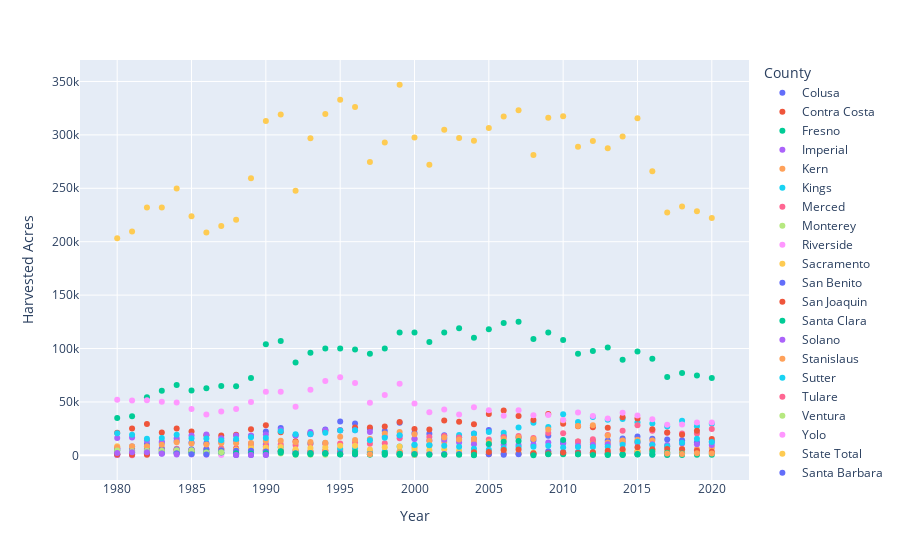

Source (notebook cell):
### Code cell
import plotly.express as px

fig = px.scatter(
    ur_table[ur_table['Crop Name'] == 'TOMATOES PROCESSING'],
    x='Year',
    y='Harvested Acres',
    color='County',
)


fig.show()

### Figure 1 — Plotly figure (JSON) as saved in the notebook; plotly's stock layout.template omitted (floating-point values rounded to 4 significant figures)
{"data": [{"hovertemplate": "County=Colusa<br>Year=%{x}<br>Harvested Acres=%{y}<extra></extra>", "legendgroup": "Colusa", "marker": {"color": "#636efa", "symbol": "circle"}, "mode": "markers", "name": "Colusa", "orientation": "v", "showlegend": true, "type": "scatter", "x": [1987, 1985, 2004, 2006, 2013, 2009, 1980, 2019, 1991, 2001, 1989, 1988, 2011, 2016, 1990, "1986 ", 2002, 1982, 1993, 2015, 2005, 1981, 2000, 2017, 2020, 1995, 1984, 1999, "1996 ", 1992, 2003, 2010, 2008, 2007, 1998, 2018, 1994, 2012, 1997, 1983, 2014], "xaxis": "x", "y": [12800, 12100, 20500, 18400, 13900, 18440, 6060, 12300, 25725, 20250, 17800, 13800, 12700, 15600, 22400, 11300, 18900, 10650, 19700, 17600, 23650, 8190, 20900, 14800, 12700, 31600, 13400, 30500, 29780, 18600, 16900, 11800, 13940, 16500, 22760, 14100, 24100, 13500, 24900, 11900, 15700], "yaxis": "y"}, {"hovertemplate": "County=Contra Costa<br>Year=%{x}<br>Harvested Acres=%{y}<extra></extra>", "legendgroup": "Contra Costa", "marker": {"color": "#EF553B", "symbol": "circle"}, "mode": "markers", "name": "Contra Costa", "orientation": "v", "showlegend": true, "type": "scatter", "x": [1987, 1985, 2004, 2006, 2013, 2009, 1980, 1991, 2001, 1989, 1988, 2011, 1990, "1986 ", 2002, 1982, 1993, 2015, 2005, 1981, 2000, 1995, 1984, 1999, "1996 ", 1992, 2003, 2010, 2008, 2007, 1998, 1994, 2012, 1997, 1983], "xaxis": "x", "y": [6000, 5150, 1060, 1460, 2160, 1710, null, 4100, 1590, 3500, 6500, 1910, 4800, null, 1024, 4939, 3800, 3420, 1080, 4510, 2600, 4050, 5400, 3000, 3830, 4420, 1180, 1630, 1500, 1520, 3070, 4100, 2120, 3310, 4939], "yaxis": "y"}, {"hovertemplate": "County=Fresno<br>Year=%{x}<br>Harvested Acres=%{y}<extra></extra>", "legendgroup": "Fresno", "marker": {"color": "#00cc96", "symbol": "circle"}, "mode": "markers", "name": "Fresno", "orientation": "v", "showlegend": true, "type": "scatter", "x": [1987, 1985, 2004, 2006, 2013, 2009, 1980, 2019, 1991, 2001, 1989, 1988, 2011, 2016, 1990, "1986 ", 2002, 1982, 1993, 2015, 2005, 1981, 2000, 2017, 2020, 1995, 1984, 1999, "1996 ", 1992, 2003, 2010, 2008, 2007, 1998, 2018, 1994, 2012, 1997, 1983, 2014], "xaxis": "x", "y": [64900, 60600, 110000, 124000, 101000, 115000, 34880, 74800, 107000, 106000, 72400, 64800, 95200, 90400, 104000, 62800, 115000, 54370, 96000, 97200, 118000, 36640, 115000, 73400, 72400, 100000, 65800, 115000, 99000, 87000, 119000, 108000, 109000, 125000, 100000, 77100, 100000, 97600, 95000, 60500, 89600], "yaxis": "y"}, {"hovertemplate": "County=Imperial<br>Year=%{x}<br>Harvested Acres=%{y}<extra></extra>", "legendgroup": "Imperial", "marker": {"color": "#ab63fa", "symbol": "circle"}, "mode": "markers", "name": "Imperial", "orientation": "v", "showlegend": true, "type": "scatter", "x": [1987, 1985, 1980, 1989, 1988, 1990, "1986 ", 1982, 1993, 1981, 2000, 1995, 1984, 1999, "1996 ", 1992, 1994, 1983], "xaxis": "x", "y": [2510, 3324, 350, 11200, 4017, 10400, 2999, 2317, 2500, 850, 316, 1028, 3785, 1591, 808, 1877, 1656, 3135], "yaxis": "y"}, {"hovertemplate": "County=Kern<br>Year=%{x}<br>Harvested Acres=%{y}<extra></extra>", "legendgroup": "Kern", "marker": {"color": "#FFA15A", "symbol": "circle"}, "mode": "markers", "name": "Kern", "orientation": "v", "showlegend": true, "type": "scatter", "x": [1987, 1985, 2004, 2013, 1980, 2019, 1991, 2001, 1989, 1988, 2011, 2016, 1990, "1986 ", 2002, 1982, 1993, 2015, 1981, 2000, 2017, 2020, 1995, 1984, 1999, "1996 ", 1992, 2003, 1998, 2018, 1994, 2012, 1997, 1983, 2014], "xaxis": "x", "y": [2400, 4200, 12500, 12000, 5110, 5680, 4100, 9100, 3000, 2600, 13000, 13900, 5200, 2420, 12400, 4950, 3600, 14500, 3330, 7400, 8600, 6880, 5500, 4550, 3600, 4600, 2416, 13600, 2700, 6000, 4800, 12000, 2324, 4500, 14000], "yaxis": "y"}, {"hovertemplate": "County=Kings<br>Year=%{x}<br>Harvested Acres=%{y}<extra></extra>", "legendgroup": "Kings", "marker": {"color": "#19d3f3", "symbol": "circle"}, "mode": "markers", "name": "Kings", "orientation": "v", "showlegend": true, "type": "scatter", "x": [1987, 1985, 2004, 2006, 2013, 2009, 1980, 2019, 1991, 2001, 1989, 1988, 2011, 2016, 1990, "1986 ", 2002, 1993, 2015, 2005, 1981, 2000, 2017, 2020, 1995, 1984, 1999, "1996 ", 1992, 2003, 2010, 2008, 2007, 1998, 2018, 1994, 2012, 1997, 1983, 2014], "xaxis": "x", "y": [1637, 1330, 20309, 21064, 33400, 26658, 839, 27300, 7500, 10000, 3600, 720, 31200, 29800, 3300, 1499, 16108, 11000, 31000, 21889, 600, 9969, 27100, 29600, 6100, 2200, 8217, 6700, 3370, 19131, 38400, 30425, 26041, 3263, 32400, 11500, 36000, 2100, 2278, 34000], "yaxis": "y"}, {"hovertemplate": "County=Merced<br>Year=%{x}<br>Harvested Acres=%{y}<extra></extra>", "legendgroup": "Merced", "marker": {"color": "#FF6692", "symbol": "circle"}, "mode": "markers", "name": "Merced", "orientation": "v", "showlegend": true, "type": "scatter", "x": [1987, 1985, 2004, 2006, 2013, 2009, 1980, 2019, 1991, 2001, 1989, 1988, 2011, 2016, 1990, "1986 ", 2002, 1982, 1993, 2015, 2005, 1981, 2000, 2017, 2020, 1995, 1984, 1999, "1996 ", 1992, 2003, 2010, 2008, 2007, 1998, 2018, 1994, 2012, 1997, 1983, 2014], "xaxis": "x", "y": [6400, 5220, 15600, 17300, 19000, 21000, 6750, 20400, 10200, 17265, 8150, 6050, 13000, 23000, 8500, 5860, 18200, 6400, 10900, 28100, 14873, 6400, 15600, 21200, 24600, 11141, 6160, 16014, 12108, 9600, 16621, 20600, 16214, 18200, 11356, 20500, 10800, 15000, 10979, 6690, 23000], "yaxis": "y"}, {"hovertemplate": "County=Monterey<br>Year=%{x}<br>Harvested Acres=%{y}<extra></extra>", "legendgroup": "Monterey", "marker": {"color": "#B6E880", "symbol": "circle"}, "mode": "markers", "name": "Monterey", "orientation": "v", "showlegend": true, "type": "scatter", "x": [1987, 1985, 1980, 1991, 1989, 1988, 1990, "1986 ", 1982, 1993, 1981, 2000, 1984, 1999, 1992, 1994, 1983], "xaxis": "x", "y": [1350, 1330, 1890, 1700, 3000, 1540, 2800, 1480, 2000, 500, 2220, 283, 2100, 300, 657, 600, 2715], "yaxis": "y"}, {"hovertemplate": "County=Riverside<br>Year=%{x}<br>Harvested Acres=%{y}<extra></extra>", "legendgroup": "Riverside", "marker": {"color": "#FF97FF", "symbol": "circle"}, "mode": "markers", "name": "Riverside", "orientation": "v", "showlegend": true, "type": "scatter", "x": [1987, 1985, 1980, 1989, 1988, 1990, "1986 ", 1982, 1981, 1984, 1983], "xaxis": "x", "y": [327, 780, 910, 827, 445, 857, 470, 1600, 1051, 3190, 2170], "yaxis": "y"}, {"hovertemplate": "County=Sacramento<br>Year=%{x}<br>Harvested Acres=%{y}<extra></extra>", "legendgroup": "Sacramento", "marker": {"color": "#FECB52", "symbol": "circle"}, "mode": "markers", "name": "Sacramento", "orientation": "v", "showlegend": true, "type": "scatter", "x": [1987, 1985, 2004, 2006, 2013, 2009, 1980, 2019, 1991, 2001, 1989, 1988, 2011, 2016, 1990, "1986 ", 2002, 1982, 1993, 2015, 2005, 1981, 2000, 2017, 2020, 1995, 1984, 1999, "1996 ", 1992, 2003, 2010, 2008, 2007, 1998, 2018, 1994, 2012, 1997, 1983, 2014], "xaxis": "x", "y": [4900, 3900, 3504, 5109, 1770, 3359, 8560, 1620, 7900, 4725, 7700, 5200, 3200, 4590, 7300, 5100, 5717, 7800, 6900, 4060, 3097, 7800, 5090, 3070, 2110, 8900, 5400, 8313, 9000, 5760, 4343, 2600, 2511, 2169, 7583, 2660, 7500, 2640, 5550, 5420, 3800], "yaxis": "y"}, {"hovertemplate": "County=San Benito<br>Year=%{x}<br>Harvested Acres=%{y}<extra></extra>", "legendgroup": "San Benito", "marker": {"color": "#636efa", "symbol": "circle"}, "mode": "markers", "name": "San Benito", "orientation": "v", "showlegend": true, "type": "scatter", "x": [1987, 1985, 2004, 2006, 2013, 2009, 1980, 1991, 2001, 1989, 1988, 2011, 2016, 1990, "1986 ", 2002, 1982, 1993, 2015, 2005, 1981, 2000, 2017, 1995, 1984, 1999, "1996 ", 1992, 2003, 2010, 2008, 2007, 1998, 1994, 2012, 1997, 1983, 2014], "xaxis": "x", "y": [4700, 5700, 1053, 500, 1540, 3906, 6200, 3544, 960, 4250, 4375, 2830, 700, 3597, 5755, 1174, 5350, 2322, 926, 1004, 5100, 1166, 700, 1916, 5550, 965, 1365, 1984, 1330, 2910, 1384, 1141, 998, 2188, 1730, 1312, 6050, 1140], "yaxis": "y"}, {"hovertemplate": "County=San Joaquin<br>Year=%{x}<br>Harvested Acres=%{y}<extra></extra>", "legendgroup": "San Joaquin", "marker": {"color": "#EF553B", "symbol": "circle"}, "mode": "markers", "name": "San Joaquin", "orientation": "v", "showlegend": true, "type": "scatter", "x": [1987, 1985, 2004, 2006, 2013, 2009, 1980, 2019, 1991, 2001, 1989, 1988, 2011, 2016, 1990, "1986 ", 2002, 1982, 1993, 2015, 2005, 1981, 2000, 2017, 2020, 1995, 1984, 1999, "1996 ", 1992, 2003, 2010, 2008, 2007, 1998, 2018, 1994, 2012, 1997, 1983, 2014], "xaxis": "x", "y": [18600, 22300, 29100, 42000, 25800, 38800, 21212, 23100, 21600, 24200, 24500, 19400, 27300, 24500, 28200, 18800, 32600, 29300, 21000, 34400, 38800, 25091, 24700, 21300, 15200, 23500, 25200, 31200, 26000, 13300, 31500, 29500, 33200, 36900, 27100, 19200, 22700, 26300, 26100, 21300, 35700], "yaxis": "y"}, {"hovertemplate": "County=Santa Clara<br>Year=%{x}<br>Harvested Acres=%{y}<extra></extra>", "legendgroup": "Santa Clara", "marker": {"color": "#00cc96", "symbol": "circle"}, "mode": "markers", "name": "Santa Clara", "orientation": "v", "showlegend": true, "type": "scatter", "x": [1987, 1985, 2004, 2013, 2009, 1980, 2019, 1991, 2001, 1989, 1988, 2011, 2016, 1990, "1986 ", 2002, 1982, 1993, 2015, 1981, 2000, 2017, 2020, 1995, 1984, 1999, "1996 ", 1992, 2003, 2010, 1998, 2018, 1994, 2012, 1997, 1983, 2014], "xaxis": "x", "y": [2700, 3000, 169, 749, 1160, 4500, 464, 2500, 525, 1800, 1900, 1060, 480, 1900, 2900, 623, 3600, 2000, 795, 3000, 1117, 322, 680, 1100, 2700, 625, 980, 1700, 497, 1010, 650, 348, 1500, 980, 900, 3200, 844], "yaxis": "y"}, {"hovertemplate": "County=Solano<br>Year=%{x}<br>Harvested Acres=%{y}<extra></extra>", "legendgroup": "Solano", "marker": {"color": "#ab63fa", "symbol": "circle"}, "mode": "markers", "name": "Solano", "orientation": "v", "showlegend": true, "type": "scatter", "x": [1987, 1985, 2004, 2006, 2013, 2009, 1980, 2019, 1991, 2001, 1989, 1988, 2011, 2016, 1990, "1986 ", 2002, 1982, 1993, 2015, 2005, 1981, 2000, 2017, 2020, 1995, 1984, 1999, "1996 ", 1992, 2003, 2010, 2008, 2007, 1998, 2018, 1994, 2012, 1997, 1983, 2014], "xaxis": "x", "y": [16000, 18500, 10344, 10000, 10400, 12000, 16311, 10400, 23804, 13801, 18585, 18688, 9000, 10400, 19547, 19500, 14626, 13850, 21783, 11800, 10300, 16650, 15415, 9600, 9650, 23389, 15897, 18341, 23432, 18603, 11952, 11000, 10000, 9700, 17557, 11200, 23413, 10000, 21831, 13056, 11900], "yaxis": "y"}, {"hovertemplate": "County=Stanislaus<br>Year=%{x}<br>Harvested Acres=%{y}<extra></extra>", "legendgroup": "Stanislaus", "marker": {"color": "#FFA15A", "symbol": "circle"}, "mode": "markers", "name": "Stanislaus", "orientation": "v", "showlegend": true, "type": "scatter", "x": [1987, 1985, 2004, 2006, 2013, 2009, 1980, 1991, 2001, 1989, 1988, 2011, 1990, "1986 ", 2002, 1982, 1993, 2015, 2005, 1981, 2000, 1995, 1984, 1999, "1996 ", 1992, 2003, 2010, 2008, 2007, 1998, 1994, 2012, 1997, 1983, 2014], "xaxis": "x", "y": [11300, 11100, 15500, 15580, 18500, 24237, 7650, 13600, 13700, 11500, 11374, 27400, 13500, 10250, 16600, 8500, 12400, 13000, 12540, 8600, 19800, 17400, 12250, 21800, 14300, 12200, 14800, 32600, 15238, 17000, 20360, 11800, 28300, 15400, 10000, 13100], "yaxis": "y"}, {"hovertemplate": "County=Sutter<br>Year=%{x}<br>Harvested Acres=%{y}<extra></extra>", "legendgroup": "Sutter", "marker": {"color": "#19d3f3", "symbol": "circle"}, "mode": "markers", "name": "Sutter", "orientation": "v", "showlegend": true, "type": "scatter", "x": [1987, 1985, 2004, 2006, 2013, 2009, 1980, 2019, 1991, 2001, 1989, 1988, 2011, 2016, 1990, "1986 ", 2002, 1982, 1993, 2015, 2005, 1981, 2000, 2017, 2020, 1995, 1984, 1999, "1996 ", 1992, 2003, 2010, 2008, 2007, 1998, 2018, 1994, 2012, 1997, 1983, 2014], "xaxis": "x", "y": [14100, 15980, 6300, 6900, 8070, 9000, 20700, 15600, 22500, 9500, 17000, 15200, 7740, 9720, 16200, 15851, 9100, 15620, 20053, 12700, 5200, 19230, 9700, 8570, 12600, 23188, 19293, 18763, 23423, 19790, 8000, 7330, 8000, 7900, 16532, 11700, 21225, 7830, 14135, 16347, 10000], "yaxis": "y"}, {"hovertemplate": "County=Tulare<br>Year=%{x}<br>Harvested Acres=%{y}<extra></extra>", "legendgroup": "Tulare", "marker": {"color": "#FF6692", "symbol": "circle"}, "mode": "markers", "name": "Tulare", "orientation": "v", "showlegend": true, "type": "scatter", "x": [1987, 1980, 1988, "1986 ", 1981], "xaxis": "x", "y": [null, 410, null, null, 100], "yaxis": "y"}, {"hovertemplate": "County=Ventura<br>Year=%{x}<br>Harvested Acres=%{y}<extra></extra>", "legendgroup": "Ventura", "marker": {"color": "#B6E880", "symbol": "circle"}, "mode": "markers", "name": "Ventura", "orientation": "v", "showlegend": true, "type": "scatter", "x": [1987, 1985, 1980, 1988, "1986 ", 1982, 1981, 1984, 1983], "xaxis": "x", "y": [3000, 4750, 4600, null, 2691, 4240, 3860, 4785, 4400], "yaxis": "y"}, {"hovertemplate": "County=Yolo<br>Year=%{x}<br>Harvested Acres=%{y}<extra></extra>", "legendgroup": "Yolo", "marker": {"color": "#FF97FF", "symbol": "circle"}, "mode": "markers", "name": "Yolo", "orientation": "v", "showlegend": true, "type": "scatter", "x": [1987, 1985, 2004, 2006, 2013, 2009, 1980, 2019, 1991, 2001, 1989, 1988, 2011, 2016, 1990, "1986 ", 2002, 1982, 1993, 2015, 2005, 1981, 2000, 2017, 2020, 1995, 1984, 1999, "1996 ", 1992, 2003, 2010, 2008, 2007, 1998, 2018, 1994, 2012, 1997, 1983, 2014], "xaxis": "x", "y": [41100, 43500, 45129, 37026, 34600, 37881, 51950, 30700, 59600, 40374, 50000, 43350, 40100, 33800, 59500, 38170, 42812, 51560, 61500, 37200, 42232, 51360, 48575, 28700, 30700, 73137, 49450, 67114, 67700, 45600, 38274, 33000, 37571, 42149, 56600, 28800, 69700, 36800, 49200, 50100, 39800], "yaxis": "y"}, {"hovertemplate": "County=State Total<br>Year=%{x}<br>Harvested Acres=%{y}<extra></extra>", "legendgroup": "State Total", "marker": {"color": "#FECB52", "symbol": "circle"}, "mode": "markers", "name": "State Total", "orientation": "v", "showlegend": true, "type": "scatter", "x": [1987, 1985, 2004, 2006, 2013, 2009, 1980, 2019, 1991, 2001, 1989, 1988, 2011, 2016, 1990, "1986 ", 2002, 1982, 1993, 2015, 2005, 1981, 2000, 2017, 2020, 1995, 1984, 1999, "1996 ", 1992, 2003, 2010, 2008, 2007, 1998, 2018, 1994, 2012, 1997, 1983, 2014], "xaxis": "x", "y": [214724, 223914, 294484, 317236, 287535, 316118, 203294, 228624, 319108, 271990, 259412, 220579, 288773, 266010, 312891, 208645, 304884, 232121, 296913, 315631, 306465, 209622, 297631, 227412, 222240, 332865, 249835, 346926, 326070, 247677, 297128, 317429, 281083, 322964, 292851, 232918, 319659, 294155, 274716, 231990, 298555], "yaxis": "y"}, {"hovertemplate": "County=Santa Barbara<br>Year=%{x}<br>Harvested Acres=%{y}<extra></extra>", "legendgroup": "Santa Barbara", "marker": {"color": "#636efa", "symbol": "circle"}, "mode": "markers", "name": "Santa Barbara", "orientation": "v", "showlegend": true, "type": "scatter", "x": [1985, 1980, 1989, 1988, 1990, "1986 ", 1982, 1981, 1984, 1983], "xaxis": "x", "y": [1150, 1134, 240, 240, 545, 800, 1490, 1315, 1865, 1720], "yaxis": "y"}, {"hovertemplate": "County=Madera<br>Year=%{x}<br>Harvested Acres=%{y}<extra></extra>", "legendgroup": "Madera", "marker": {"color": "#EF553B", "symbol": "circle"}, "mode": "markers", "name": "Madera", "orientation": "v", "showlegend": true, "type": "scatter", "x": [2004, 2006, 2013, 2009, 1980, 2019, 2011, 2016, 1982, 2015, 2005, 1981, 2017, 2020, 2010, 2008, 2007, 2018, 2012, 2014], "xaxis": "x", "y": [2900, 5100, 4200, 2000, 1100, 4300, 2100, 5700, 600, 7600, 3200, 800, 5900, 3400, 2700, 1900, 5400, 5800, 3000, 5600], "yaxis": "y"}, {"hovertemplate": "County=Sum of Others<br>Year=%{x}<br>Harvested Acres=%{y}<extra></extra>", "legendgroup": "Sum of Others", "marker": {"color": "#00cc96", "symbol": "circle"}, "mode": "markers", "name": "Sum of Others", "orientation": "v", "showlegend": true, "type": "scatter", "x": [2004, 2006, 2013, 2009, 1991, 2011, 2016, 1993, 2015, 2005, 2017, 1995, 1999, "1996 ", 1992, 2010, 2008, 2007, 1998, 2018, 1994, 2012, 1997, 2014], "xaxis": "x", "y": [516, 12797, 446, 967, 3735, 1033, 3420, 955, 1330, 10600, 2410, 916, 1583, 3044, 800, 14349, 200, 13344, 2322, 1740, 2077, 355, 718, 371], "yaxis": "y"}, {"hovertemplate": "County=Orange<br>Year=%{x}<br>Harvested Acres=%{y}<extra></extra>", "legendgroup": "Orange", "marker": {"color": "#ab63fa", "symbol": "circle"}, "mode": "markers", "name": "Orange", "orientation": "v", "showlegend": true, "type": "scatter", "x": [1980, 1989, 1988, 1990, 1982, 1981, 1984, 1983], "xaxis": "x", "y": [2178, 360, 380, 345, 2985, 2925, 860, 1570], "yaxis": "y"}, {"hovertemplate": "County=Glenn<br>Year=%{x}<br>Harvested Acres=%{y}<extra></extra>", "legendgroup": "Glenn", "marker": {"color": "#FFA15A", "symbol": "circle"}, "mode": "markers", "name": "Glenn", "orientation": "v", "showlegend": true, "type": "scatter", "x": [2019, 2017, 2020, 2018, 1997], "xaxis": "x", "y": [1960, 1740, 1720, 1370, 957], "yaxis": "y"}, {"hovertemplate": "County=Sonoma<br>Year=%{x}<br>Harvested Acres=%{y}<extra></extra>", "legendgroup": "Sonoma", "marker": {"color": "#19d3f3", "symbol": "circle"}, "mode": "markers", "name": "Sonoma", "orientation": "v", "showlegend": true, "type": "scatter", "x": ["1986 "], "xaxis": "x", "y": [null], "yaxis": "y"}, {"hovertemplate": "County=Tehama<br>Year=%{x}<br>Harvested Acres=%{y}<extra></extra>", "legendgroup": "Tehama", "marker": {"color": "#FF6692", "symbol": "circle"}, "mode": "markers", "name": "Tehama", "orientation": "v", "showlegend": true, "type": "scatter", "x": ["1986 "], "xaxis": "x", "y": [null], "yaxis": "y"}], "layout": {"autosize": true, "legend": {"title": {"text": "County"}, "tracegroupgap": 0}, "margin": {"t": 60}, "xaxis": {"anchor": "y", "autorange": true, "domain": [0, 1], "range": [1978.0, 2022.0], "title": {"text": "Year"}, "type": "linear"}, "yaxis": {"anchor": "x", "autorange": true, "domain": [0, 1], "range": [-26750.0, 373800.0], "title": {"text": "Harvested Acres"}, "type": "linear"}}}
